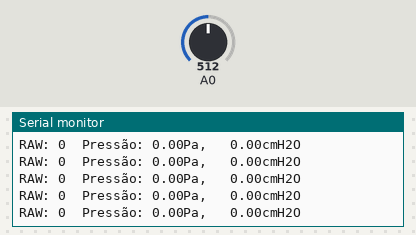
Bench run of a sketch on a simulated Arduino Uno, built with avr-gcc and run on an emulated ATmega328P. Parts: the last lines printed to the serial monitor. The test bench sets the inputs (shaded band); at power-on: A0 = 512.

Above: at 1.5 s.
1.6 s: A0 set to 716
At 1.99 s:
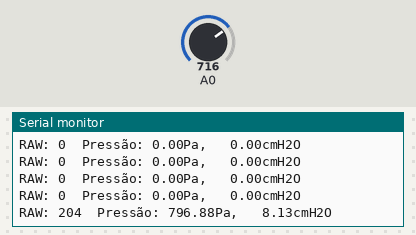
3.1 s: A0 set to 900
At 3.25 s:
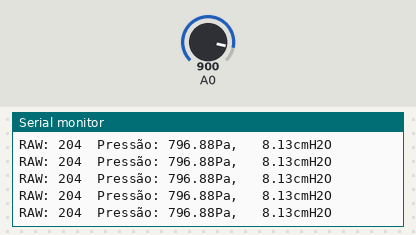
Timing chart, 0 to 6.1 s (numbered marks = the images above; inputs shaded):
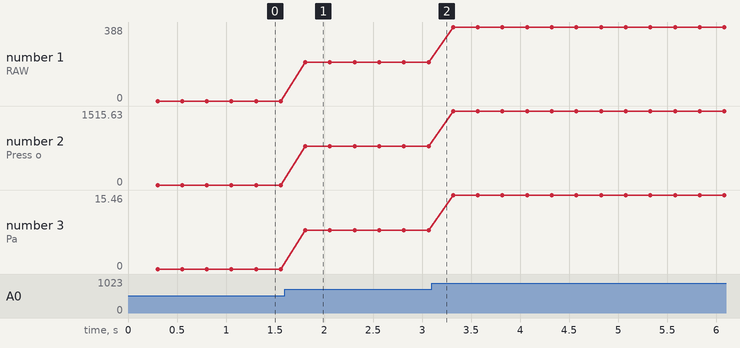

The sketch:

testePressaoMPXV7002DP.ino
```cpp
/*
 * Rotina para teste do sensor MPXV7002DP +/-2KPa, +/-20,3943cmH2O (analógico)
 */

int16_t tara = 0;

void setup() {
  pinMode( A0, INPUT );
  Serial.begin(115200);
  delay(300);
  for (uint8_t i = 0; i < 10; i++){
    tara += analogRead(A0) - 512;
  }
  tara /= 10;

}

void loop() {
  int16_t valorLido = (analogRead(A0) - 512) - tara;
  float valorPa =  (2000.0/512) * (float)(valorLido);
  Serial.print("RAW: ");
  Serial.print(valorLido);
  Serial.print("\tPressão: ");
  Serial.print(valorPa);
  Serial.print("Pa, \t");
  Serial.print(valorPa * 0.010197162129779283);
  Serial.print("cmH2O");
  Serial.println();
  delay(250);
}
```

Measured:
- after the input at 1.6 s, the serial monitor: prints a new line after 0.21 s (image 1)
- plotted number 1: 0 → 204 after the input at 1.6 s, 204 → 388 after the input at 3.1 s
- plotted number 2: 0 → 796.88 after the input at 1.6 s, 796.88 → 1515.63 after the input at 3.1 s
- plotted number 3: 0 → 8.13 after the input at 1.6 s, 8.13 → 15.46 after the input at 3.1 s
